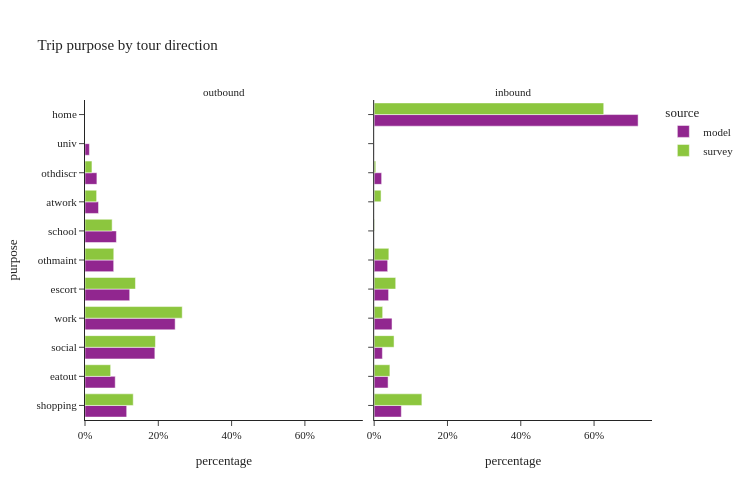

Notebook cell for this chart:
### Markdown cell above
- removed survey trips with no matching tours

### Code cell
util.plot_share_facetbar(trip_data, 'trip_weight', share_col="purpose", title="Trip purpose by tour direction", 
                         facet_col="tour_direction", facet_col_wrap=3, height=500)

### Figure 1 — Plotly figure (JSON) as saved in the notebook; plotly's stock layout.template omitted (floating-point values rounded to 4 significant figures)
{"data": [{"alignmentgroup": "True", "customdata": [[675885], [489855], [1132333], [1461290], [724380], [465068], [508639], [219377], [192970], [71278]], "hovertemplate": "source=model<br>tour_direction=outbound<br>percentage=%{x}<br>purpose=%{y}<br>sample_size=%{customdata[0]}<extra></extra>", "legendgroup": "model", "marker": {"color": "#91268F", "pattern": {"shape": ""}}, "name": "model", "offsetgroup": "model", "orientation": "h", "showlegend": true, "textposition": "auto", "type": "bar", "x": [0.1138, 0.08245, 0.1906, 0.246, 0.1219, 0.07828, 0.08561, 0.03693, 0.03248, 0.012], "xaxis": "x", "y": ["shopping", "eatout", "social", "work", "escort", "othmaint", "school", "atwork", "othdiscr", "univ"], "yaxis": "y"}, {"alignmentgroup": "True", "customdata": [[491273], [251861], [148730], [4775823], [323141], [260741], [244046], [135169], [789]], "hovertemplate": "source=model<br>tour_direction=inbound<br>percentage=%{x}<br>purpose=%{y}<br>sample_size=%{customdata[0]}<extra></extra>", "legendgroup": "model", "marker": {"color": "#91268F", "pattern": {"shape": ""}}, "name": "model", "offsetgroup": "model", "orientation": "h", "showlegend": false, "textposition": "auto", "type": "bar", "x": [0.07408, 0.03798, 0.02243, 0.7202, 0.04873, 0.03932, 0.0368, 0.02038, 0.000119], "xaxis": "x2", "y": ["shopping", "eatout", "social", "home", "work", "escort", "othmaint", "othdiscr", "univ"], "yaxis": "y2"}, {"alignmentgroup": "True", "customdata": [[2061], [1130], [3415], [3240], [1350], [1219], [601], [379], [251]], "hovertemplate": "source=survey<br>tour_direction=outbound<br>percentage=%{x}<br>purpose=%{y}<br>sample_size=%{customdata[0]}<extra></extra>", "legendgroup": "survey", "marker": {"color": "#8CC63E", "pattern": {"shape": ""}}, "name": "survey", "offsetgroup": "survey", "orientation": "h", "showlegend": true, "textposition": "auto", "type": "bar", "x": [0.1316, 0.07, 0.1922, 0.2653, 0.1377, 0.07852, 0.07405, 0.0317, 0.01896], "xaxis": "x", "y": ["shopping", "eatout", "social", "work", "escort", "othmaint", "school", "atwork", "othdiscr"], "yaxis": "y"}, {"alignmentgroup": "True", "customdata": [[1335], [614], [851], [10093], [423], [508], [376], [21], [301], [92]], "hovertemplate": "source=survey<br>tour_direction=inbound<br>percentage=%{x}<br>purpose=%{y}<br>sample_size=%{customdata[0]}<extra></extra>", "legendgroup": "survey", "marker": {"color": "#8CC63E", "pattern": {"shape": ""}}, "name": "survey", "offsetgroup": "survey", "orientation": "h", "showlegend": false, "textposition": "auto", "type": "bar", "x": [0.1302, 0.04289, 0.05424, 0.6264, 0.02319, 0.05878, 0.04004, 0.001139, 0.01881, 0.00437], "xaxis": "x2", "y": ["shopping", "eatout", "social", "home", "work", "escort", "othmaint", "school", "atwork", "othdiscr"], "yaxis": "y2"}], "layout": {"annotations": [{"font": {}, "showarrow": false, "text": "outbound", "x": 0.245, "xanchor": "center", "xref": "paper", "y": 1.0, "yanchor": "bottom", "yref": "paper"}, {"font": {}, "showarrow": false, "text": "inbound", "x": 0.755, "xanchor": "center", "xref": "paper", "y": 1.0, "yanchor": "bottom", "yref": "paper"}], "barmode": "group", "height": 500, "legend": {"title": {"text": "source"}, "tracegroupgap": 0}, "title": {"text": "Trip purpose by tour direction"}, "width": 750, "xaxis": {"anchor": "y", "domain": [0.0, 0.49], "tickformat": ".0%", "title": {"text": "percentage"}}, "xaxis2": {"anchor": "y2", "domain": [0.51, 1.0], "matches": "x", "tickformat": ".0%", "title": {"text": "percentage"}}, "yaxis": {"anchor": "x", "domain": [0.0, 1.0], "title": {"text": "purpose"}}, "yaxis2": {"anchor": "x2", "domain": [0.0, 1.0], "matches": "y", "showticklabels": false}}}
